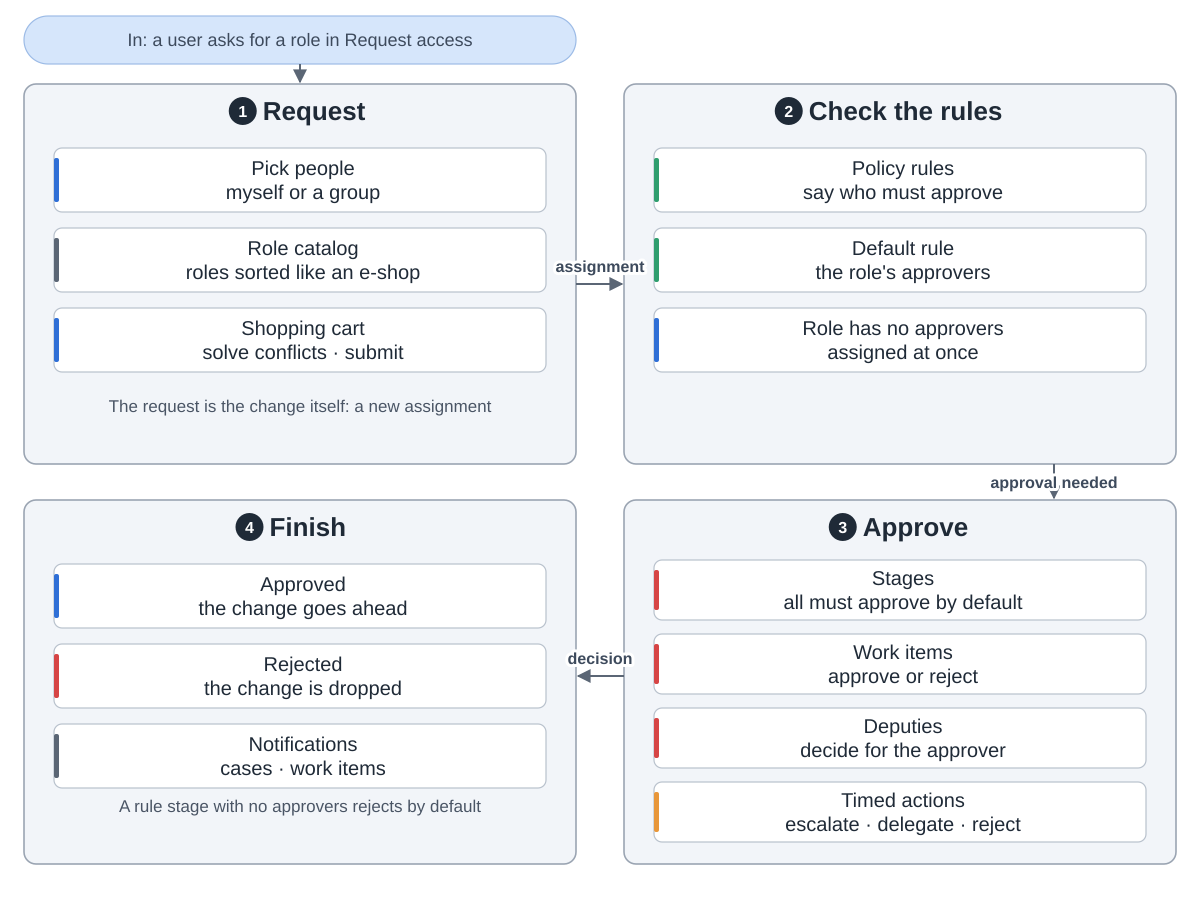

Python code for this plot:
"""Access requests and approvals: request a role, check the rules, approve in stages, finish.
Snake order: 1 request (top left) -> 2 check the rules (top right) -> 3 approve (bottom right) -> 4 finish (bottom left).
Drawn from Evolveum/midpoint at commit 160887ba (docs/admin-gui/request-access/index.adoc, docs/cases/approval,
docs/cases/escalation.adoc, docs/cases/notifications.adoc, docs/misc/deputy.adoc, infra/schema common-workflows-3.xsd,
model/workflow-impl ApprovalSchemaHelper, WorkItemCompletion, ConfigurationHelper, AssignmentPolicyAspectPart).
Run: python3 approvals.py"""
import sys
from pathlib import Path

sys.path.insert(0, str(Path(__file__).resolve().parents[2] / "tools"))
from archdiagram import Diagram, L, R, GW, T1, H1, T2, H2  # noqa: E402

d = Diagram("Access requests and approvals",
            "In: a user asks for a role in Request access. "
            "1 Request: pick the people, myself or a group, pick roles from a role catalog sorted like an e-shop, "
            "and submit the shopping cart after solving conflicts. The request is just the change itself: "
            "adding an assignment. "
            "2 Check the rules: policy rules say who must approve; with no such rule the default rule asks the "
            "role's approvers; a role with no approvers is assigned at once. "
            "3 Approve: approval runs in stages, one after another; all approvers in a stage must approve by "
            "default, or the first one decides; each approver gets a work item to approve or reject; deputies "
            "can decide for the approver; timed actions at a deadline escalate, delegate or complete the "
            "work item, for example reject it. "
            "4 Finish: approved, the change goes ahead; rejected, it is dropped; notifications go out as cases "
            "and work items open and close. A configured stage that finds no approvers rejects by default.")

d.pill(L, 16, GW, 48, "In: a user asks for a role in Request access")
d.arrow(f"M{L + GW / 2} 64V{T1 - 2}")

d.group(L, T1, GW, H1, "Request", 1)
d.column(L, T1, [("Pick people|myself or a group", "coding"),
                 ("Role catalog|roles sorted like an e-shop", "data"),
                 ("Shopping cart|solve conflicts · submit", "coding")])
d.notes(L, T1, H1, "The request is the change itself: a new assignment", "")

d.group(R, T1, GW, H1, "Check the rules", 2)
d.column(R, T1, [("Policy rules|say who must approve", "plan"),
                 ("Default rule|the role's approvers", "plan"),
                 ("Role has no approvers|assigned at once", "coding")])

d.group(R, T2, GW, H2, "Approve", 3)
d.column(R, T2, [("Stages|all must approve by default", "review"),
                 ("Work items|approve or reject", "review"),
                 ("Deputies|decide for the approver", "review"),
                 ("Timed actions|escalate · delegate · reject", "critic")], h=60, gap=14, first=60)

d.group(L, T2, GW, H2, "Finish", 4)
d.column(L, T2, [("Approved|the change goes ahead", "coding"),
                 ("Rejected|the change is dropped", "review"),
                 ("Notifications|cases · work items", "data")])
d.notes(L, T2, H2, "A rule stage with no approvers rejects by default", "")

d.arrow(f"M{L + GW} {T1 + 200}H{R - 2}", label="assignment", at=(600, T1 + 188))
d.arrow(f"M{R + 430} {T1 + H1}V{T2 - 2}", label="approval needed", at=(R + 430, T1 + H1 + 24))
d.arrow(f"M{R} {T2 + 176}H{L + GW + 2}", label="decision", at=(600, T2 + 164))

d.save(Path(__file__).with_name("approvals.svg"))
